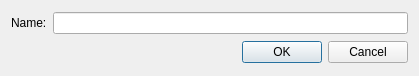
<?xml version="1.0" encoding="UTF-8"?>
<ui version="4.0">
 <class>NewName</class>
 <widget class="QDialog" name="NewName">
  <property name="geometry">
   <rect>
    <x>0</x>
    <y>0</y>
    <width>419</width>
    <height>76</height>
   </rect>
  </property>
  <property name="windowTitle">
   <string>New File</string>
  </property>
  <layout class="QVBoxLayout" name="verticalLayout">
   <item>
    <layout class="QGridLayout" name="gridLayout">
     <item row="0" column="1">
      <widget class="QLineEdit" name="lineEditName"/>
     </item>
     <item row="0" column="0">
      <widget class="QLabel" name="label">
       <property name="text">
        <string>Name:</string>
       </property>
      </widget>
     </item>
    </layout>
   </item>
   <item>
    <widget class="QDialogButtonBox" name="buttonBox">
     <property name="orientation">
      <enum>Qt::Horizontal</enum>
     </property>
     <property name="standardButtons">
      <set>QDialogButtonBox::Cancel|QDialogButtonBox::Ok</set>
     </property>
    </widget>
   </item>
  </layout>
 </widget>
 <resources/>
 <connections>
  <connection>
   <sender>buttonBox</sender>
   <signal>accepted()</signal>
   <receiver>NewName</receiver>
   <slot>accept()</slot>
   <hints>
    <hint type="sourcelabel">
     <x>248</x>
     <y>254</y>
    </hint>
    <hint type="destinationlabel">
     <x>157</x>
     <y>274</y>
    </hint>
   </hints>
  </connection>
  <connection>
   <sender>buttonBox</sender>
   <signal>rejected()</signal>
   <receiver>NewName</receiver>
   <slot>reject()</slot>
   <hints>
    <hint type="sourcelabel">
     <x>316</x>
     <y>260</y>
    </hint>
    <hint type="destinationlabel">
     <x>286</x>
     <y>274</y>
    </hint>
   </hints>
  </connection>
 </connections>
</ui>
